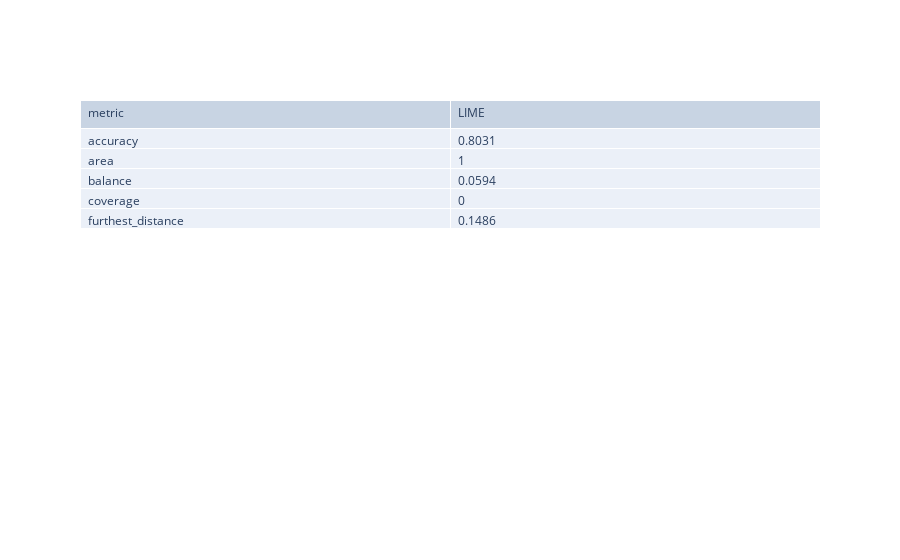

Notebook cell for this chart:
### Code cell
limes = normalize(list(lime_reports))
metrics = [i for i, _ in limes]
scores = [i for _, i in limes]

fig = go.Figure(data=[go.Table(
    header=dict(values=['metric', 'LIME'],
                align='left'),
    cells=dict(values=[metrics, # 1st column
                       scores], # 2nd column
               align='left'))
])

fig.show()

### Figure 1 — Plotly figure (JSON) as saved in the notebook; plotly's stock layout.template omitted (floating-point values rounded to 4 significant figures)
{"data": [{"cells": {"align": "left", "values": [["accuracy", "area", "balance", "coverage", "furthest_distance"], [0.8031, 1.0, 0.0594, 0.0, 0.1486]]}, "header": {"align": "left", "values": ["metric", "LIME"]}, "type": "table"}], "layout": {}}
